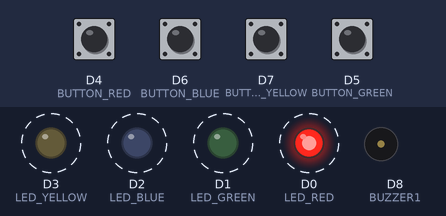
This sketch was run on a simulated ESP8266 (NodeMCU). On the bench: output pins drawn as LEDs (lit = HIGH), buzzer (waves = sounding). Dashed ring = blinking. The inputs (shaded band) are chosen by the test bench; at power-on: D4 (BUTTON_RED), D5 (BUTTON_GREEN), D6 (BUTTON_BLUE), D7 (BUTTON_YELLOW) HIGH. WiFi joins after 1.5 s; servers stay silent unless stated; random numbers use the default seed unless the sketch sets one; what the sketch prints to the serial monitor is not drawn.

Above: at 3.48 s.
3.5 s: D4 (BUTTON_RED) pulled LOW for 0.15 s
At 5.7 s:
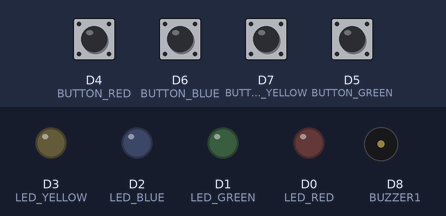
6.4 s: D7 (BUTTON_YELLOW) pulled LOW for 0.15 s
At 6.68 s:
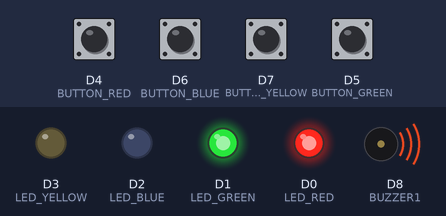
9.4 s: D6 (BUTTON_BLUE) pulled LOW for 0.15 s
At 11.7 s:
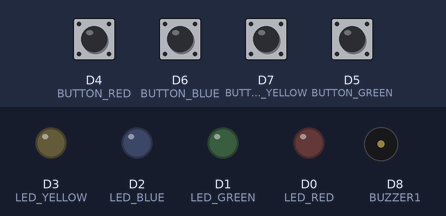
11.9 s: D5 (BUTTON_GREEN) pulled LOW for 1 s
At 13.29 s:
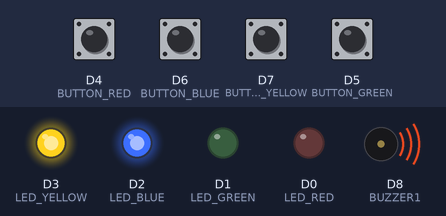
15.4 s: D5 (BUTTON_GREEN) pulled LOW for 0.15 s
At 16.77 s:
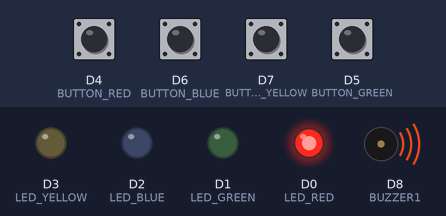
18.4 s: D4 (BUTTON_RED) pulled LOW for 1 s
At 19.2 s:
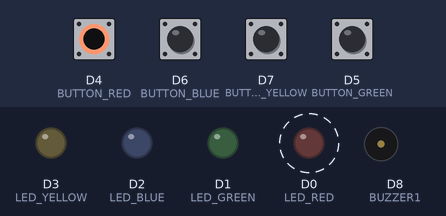
Timing chart, 0 to 22.4 s (numbered marks = the images above; inputs shaded):
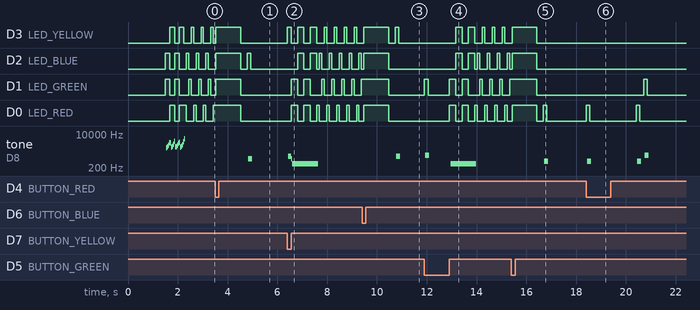

The sketch:

esp8266-simongame.ino
```cpp
#include "esp8266-simongame.h"
#include <ESP8266WiFi.h>
#include <ESP8266mDNS.h>
#include <WiFiUdp.h>
#include <ArduinoOTA.h>

#ifndef STASSID
#define STASSID "FRITZ!Box 7360 SL"
#define STAPSK  "3226285563773954"
#endif

const char* ssid = STASSID;
const char* password = STAPSK;

// Game state variables
byte gameMode = MODE_MEMORY; //By default, let's play the memory game
byte gameBoard[32]; //Contains the combination of buttons as we advance
byte gameRound = 0; //Counts the number of succesful rounds the player has made it through

void setup()
{
  Serial.begin(115200);
  Serial.println("Booting");
  WiFi.mode(WIFI_STA);
  WiFi.begin(ssid, password);
  while (WiFi.waitForConnectResult() != WL_CONNECTED) {
    Serial.println("Connection Failed! Rebooting...");
    delay(5000);
    ESP.restart();
  }

  // Port defaults to 8266
  ArduinoOTA.setPort(8266);

  // Hostname defaults to esp8266-[ChipID]
  ArduinoOTA.setHostname("Simon");

  // No authentication by default
  ArduinoOTA.setPassword("Oliver0103");

  ArduinoOTA.onStart([]() {
    String type;
    if (ArduinoOTA.getCommand() == U_FLASH) {
      type = "sketch";
    } else { // U_FS
      type = "filesystem";
    }

    // NOTE: if updating FS this would be the place to unmount FS using FS.end()
    Serial.println("Start updating " + type);
  });
  ArduinoOTA.onEnd([]() {
    Serial.println("\nEnd");
  });
  ArduinoOTA.onProgress([](unsigned int progress, unsigned int total) {
    Serial.printf("Progress: %u%%\r", (progress / (total / 100)));
  });
  ArduinoOTA.onError([](ota_error_t error) {
    Serial.printf("Error[%u]: ", error);
    if (error == OTA_AUTH_ERROR) {
      Serial.println("Auth Failed");
    } else if (error == OTA_BEGIN_ERROR) {
      Serial.println("Begin Failed");
    } else if (error == OTA_CONNECT_ERROR) {
      Serial.println("Connect Failed");
    } else if (error == OTA_RECEIVE_ERROR) {
      Serial.println("Receive Failed");
    } else if (error == OTA_END_ERROR) {
      Serial.println("End Failed");
    }
  });
  ArduinoOTA.begin();
  Serial.println("Ready");
  Serial.print("IP address: ");
  Serial.println(WiFi.localIP());


  //Setup hardware inputs/outputs. These pins are defined in the hardware_versions header file

  //Enable pull ups on inputs
  pinMode(BUTTON_RED, INPUT_PULLUP);
  pinMode(BUTTON_GREEN, INPUT_PULLUP);
  pinMode(BUTTON_BLUE, INPUT_PULLUP);
  pinMode(BUTTON_YELLOW, INPUT_PULLUP);

  pinMode(LED_RED, OUTPUT);
  pinMode(LED_GREEN, OUTPUT);
  pinMode(LED_BLUE, OUTPUT);
  pinMode(LED_YELLOW, OUTPUT);

  pinMode(BUZZER1, OUTPUT);
  pinMode(BUZZER2, OUTPUT);

  //Mode checking
  gameMode = MODE_MEMORY; // By default, we're going to play the memory game

  // Check to see if the lower right button is pressed
  if (checkButton() == CHOICE_YELLOW) play_beegees();

  // Check to see if upper right button is pressed
  if (checkButton() == CHOICE_GREEN)
  {
    gameMode = MODE_BATTLE; //Put game into battle mode

    //Turn on the upper right (green) LED
    setLEDs(CHOICE_GREEN);
    toner(CHOICE_GREEN, 150);

    setLEDs(CHOICE_RED | CHOICE_BLUE | CHOICE_YELLOW); // Turn on the other LEDs until you release button

    while(checkButton() != CHOICE_NONE) ; // Wait for user to stop pressing button

    //Now do nothing. Battle mode will be serviced in the main routine
  }
  play_winner(); // After setup is complete, say hello to the world
}

void loop()
{
  ArduinoOTA.handle();
  attractMode(); // Blink lights while waiting for user to press a button

  // Indicate the start of game play
  setLEDs(CHOICE_RED | CHOICE_GREEN | CHOICE_BLUE | CHOICE_YELLOW); // Turn all LEDs on
  delay(1000);
  setLEDs(CHOICE_OFF); // Turn off LEDs
  delay(250);

  if (gameMode == MODE_MEMORY)
  {
    // Play memory game and handle result
    if (play_memory() == true)
      play_beegees(); // Player won, play winner tones
    else
      play_loser(); // Player lost, play loser tones
  }

  if (gameMode == MODE_BATTLE)
  {
    play_battle(); // Play game until someone loses

    play_loser(); // Player lost, play loser tones
  }
}

//-=-=-=-=-=-=-=-=-=-=-=-=-=-=-=-=-=-=-=-=-=-=-=-=-=-=-=-=-=-=
//The following functions are related to game play only

// Play the regular memory game
// Returns 0 if player loses, or 1 if player wins
boolean play_memory(void)
{
  randomSeed(millis()); // Seed the random generator with random amount of millis()

  gameRound = 0; // Reset the game to the beginning

  while (gameRound < ROUNDS_TO_WIN)
  {
    add_to_moves(); // Add a button to the current moves, then play them back

    playMoves(); // Play back the current game board

    // Then require the player to repeat the sequence.
    for (byte currentMove = 0 ; currentMove < gameRound ; currentMove++)
    {
      byte choice = wait_for_button(); // See what button the user presses

      if (choice == 0) return false; // If wait timed out, player loses

      if (choice != gameBoard[currentMove]) return false; // If the choice is incorect, player loses
    }

    delay(1000); // Player was correct, delay before playing moves
  }

  return true; // Player made it through all the rounds to win!
}

// Play the special 2 player battle mode
// A player begins by pressing a button then handing it to the other player
// That player repeats the button and adds one, then passes back.
// This function returns when someone loses
boolean play_battle(void)
{
  gameRound = 0; // Reset the game frame back to one frame

  while (1) // Loop until someone fails
  {
    byte newButton = wait_for_button(); // Wait for user to input next move
    gameBoard[gameRound++] = newButton; // Add this new button to the game array

    // Then require the player to repeat the sequence.
    for (byte currentMove = 0 ; currentMove < gameRound ; currentMove++)
    {
      byte choice = wait_for_button();

      if (choice == 0) return false; // If wait timed out, player loses.

      if (choice != gameBoard[currentMove]) return false; // If the choice is incorect, player loses.
    }

    delay(100); // Give the user an extra 100ms to hand the game to the other player
  }

  return true; // We should never get here
}

// Plays the current contents of the game moves
void playMoves(void)
{
  for (byte currentMove = 0 ; currentMove < gameRound ; currentMove++)
  {
    toner(gameBoard[currentMove], 150);

    // Wait some amount of time between button playback
    // Shorten this to make game harder
    delay(150); // 150 works well. 75 gets fast.
  }
}

// Adds a new random button to the game sequence, by sampling the timer
void add_to_moves(void)
{
  byte newButton = random(0, 4); //min (included), max (exluded)

  // We have to convert this number, 0 to 3, to CHOICEs
  if(newButton == 0) newButton = CHOICE_RED;
  else if(newButton == 1) newButton = CHOICE_GREEN;
  else if(newButton == 2) newButton = CHOICE_BLUE;
  else if(newButton == 3) newButton = CHOICE_YELLOW;

  gameBoard[gameRound++] = newButton; // Add this new button to the game array
}

//-=-=-=-=-=-=-=-=-=-=-=-=-=-=-=-=-=-=-=-=-=-=-=-=-=-=-=-=-=-=
//The following functions control the hardware

// Lights a given LEDs
// Pass in a byte that is made up from CHOICE_RED, CHOICE_YELLOW, etc
void setLEDs(byte leds)
{
  if ((leds & CHOICE_RED) != 0)
    digitalWrite(LED_RED, HIGH);
  else
    digitalWrite(LED_RED, LOW);

  if ((leds & CHOICE_GREEN) != 0)
    digitalWrite(LED_GREEN, HIGH);
  else
    digitalWrite(LED_GREEN, LOW);

  if ((leds & CHOICE_BLUE) != 0)
    digitalWrite(LED_BLUE, HIGH);
  else
    digitalWrite(LED_BLUE, LOW);

  if ((leds & CHOICE_YELLOW) != 0)
    digitalWrite(LED_YELLOW, HIGH);
  else
    digitalWrite(LED_YELLOW, LOW);
}

// Wait for a button to be pressed.
// Returns one of LED colors (LED_RED, etc.) if successful, 0 if timed out
byte wait_for_button(void)
{
  long startTime = millis(); // Remember the time we started the this loop

  while ( (millis() - startTime) < ENTRY_TIME_LIMIT) // Loop until too much time has passed
  {
    byte button = checkButton();

    if (button != CHOICE_NONE)
    {
      toner(button, 150); // Play the button the user just pressed

      while(checkButton() != CHOICE_NONE) ;  // Now let's wait for user to release button

      delay(10); // This helps with debouncing and accidental double taps

      return button;
    }

  }

  return CHOICE_NONE; // If we get here, we've timed out!
}

// Returns a '1' bit in the position corresponding to CHOICE_RED, CHOICE_GREEN, etc.
byte checkButton(void)
{
  if (digitalRead(BUTTON_RED) == 0) return(CHOICE_RED);
  else if (digitalRead(BUTTON_GREEN) == 0) return(CHOICE_GREEN);
  else if (digitalRead(BUTTON_BLUE) == 0) return(CHOICE_BLUE);
  else if (digitalRead(BUTTON_YELLOW) == 0) return(CHOICE_YELLOW);

  return(CHOICE_NONE); // If no button is pressed, return none
}

// Light an LED and play tone
// Red, upper left:     440Hz - 2.272ms - 1.136ms pulse
// Green, upper right:  880Hz - 1.136ms - 0.568ms pulse
// Blue, lower left:    587.33Hz - 1.702ms - 0.851ms pulse
// Yellow, lower right: 784Hz - 1.276ms - 0.638ms pulse
void toner(byte which, int buzz_length_ms)
{
  setLEDs(which); //Turn on a given LED

  //Play the sound associated with the given LED
  switch(which)
  {
  case CHOICE_RED:
    buzz_sound(buzz_length_ms, 1136);
    break;
  case CHOICE_GREEN:
    buzz_sound(buzz_length_ms, 568);
    break;
  case CHOICE_BLUE:
    buzz_sound(buzz_length_ms, 851);
    break;
  case CHOICE_YELLOW:
    buzz_sound(buzz_length_ms, 638);
    break;
  }

  setLEDs(CHOICE_OFF); // Turn off all LEDs
}

// Toggle buzzer every buzz_delay_us, for a duration of buzz_length_ms.
void buzz_sound(int buzz_length_ms, int buzz_delay_us)
{
  // Convert total play time from milliseconds to microseconds
  long buzz_length_us = buzz_length_ms * (long)1000;

  // Loop until the remaining play time is less than a single buzz_delay_us
  while (buzz_length_us > (buzz_delay_us * 2))
  {
    buzz_length_us -= buzz_delay_us * 2; //Decrease the remaining play time

    // Toggle the buzzer at various speeds
    digitalWrite(BUZZER1, LOW);
    digitalWrite(BUZZER2, HIGH);
    delayMicroseconds(buzz_delay_us);

    digitalWrite(BUZZER1, HIGH);
    digitalWrite(BUZZER2, LOW);
    delayMicroseconds(buzz_delay_us);
  }
}

// Play the winner sound and lights
void play_winner(void)
{
  setLEDs(CHOICE_GREEN | CHOICE_BLUE);
  winner_sound();
  setLEDs(CHOICE_RED | CHOICE_YELLOW);
  winner_sound();
  setLEDs(CHOICE_GREEN | CHOICE_BLUE);
  winner_sound();
  setLEDs(CHOICE_RED | CHOICE_YELLOW);
  winner_sound();
}

// Play the winner sound
// This is just a unique (annoying) sound we came up with, there is no magic to it
void winner_sound(void)
{
  // Toggle the buzzer at various speeds
  for (byte x = 250 ; x > 70 ; x--)
  {
    for (byte y = 0 ; y < 3 ; y++)
    {
      digitalWrite(BUZZER2, HIGH);
      digitalWrite(BUZZER1, LOW);
      delayMicroseconds(x);

      digitalWrite(BUZZER2, LOW);
      digitalWrite(BUZZER1, HIGH);
      delayMicroseconds(x);
    }
  }
}

// Play the loser sound/lights
void play_loser(void)
{
  setLEDs(CHOICE_RED | CHOICE_GREEN);
  buzz_sound(255, 1500);

  setLEDs(CHOICE_BLUE | CHOICE_YELLOW);
  buzz_sound(255, 1500);

  setLEDs(CHOICE_RED | CHOICE_GREEN);
  buzz_sound(255, 1500);

  setLEDs(CHOICE_BLUE | CHOICE_YELLOW);
  buzz_sound(255, 1500);
}

// Show an "attract mode" display while waiting for user to press button.
void attractMode(void)
{
  while(1)
  {
    setLEDs(CHOICE_RED);
    delay(100);
    if (checkButton() != CHOICE_NONE) return;

    setLEDs(CHOICE_BLUE);
    delay(100);
    if (checkButton() != CHOICE_NONE) return;

    setLEDs(CHOICE_GREEN);
    delay(100);
    if (checkButton() != CHOICE_NONE) return;

    setLEDs(CHOICE_YELLOW);
    delay(100);
    if (checkButton() != CHOICE_NONE) return;
  }
}

//-=-=-=-=-=-=-=-=-=-=-=-=-=-=-=-=-=-=-=-=-=-=-=-=-=-=-=-=-=-=
// The following functions are related to Beegees Easter Egg only

// Notes in the melody. Each note is about an 1/8th note, "0"s are rests.
int melody[] = {
  NOTE_G4, NOTE_A4, 0, NOTE_C5, 0, 0, NOTE_G4, 0, 0, 0,
  NOTE_E4, 0, NOTE_D4, NOTE_E4, NOTE_G4, 0,
  NOTE_D4, NOTE_E4, 0, NOTE_G4, 0, 0,
  NOTE_D4, 0, NOTE_E4, 0, NOTE_G4, 0, NOTE_A4, 0, NOTE_C5, 0};

int noteDuration = 115; // This essentially sets the tempo, 115 is just about right for a disco groove :)
int LEDnumber = 0; // Keeps track of which LED we are on during the beegees loop

// Do nothing but play bad beegees music
// This function is activated when user holds bottom right button during power up
void play_beegees()
{
  //Turn on the bottom right (yellow) LED
  setLEDs(CHOICE_YELLOW);
  toner(CHOICE_YELLOW, 150);

  setLEDs(CHOICE_RED | CHOICE_GREEN | CHOICE_BLUE); // Turn on the other LEDs until you release button

  while(checkButton() != CHOICE_NONE) ; // Wait for user to stop pressing button

  setLEDs(CHOICE_NONE); // Turn off LEDs

  delay(1000); // Wait a second before playing song

  digitalWrite(BUZZER1, LOW); // setup the "BUZZER1" side of the buzzer to stay low, while we play the tone on the other pin.

  while(checkButton() == CHOICE_NONE) //Play song until you press a button
  {
    // iterate over the notes of the melody:
    for (int thisNote = 0; thisNote < 32; thisNote++) {
      changeLED();
      tone(BUZZER2, melody[thisNote],noteDuration);
      // to distinguish the notes, set a minimum time between them.
      // the note's duration + 30% seems to work well:
      int pauseBetweenNotes = noteDuration * 1.30;
      delay(pauseBetweenNotes);
      // stop the tone playing:
      noTone(BUZZER2);
    }
  }
}

// Each time this function is called the board moves to the next LED
void changeLED(void)
{
  setLEDs(1 << LEDnumber); // Change the LED

  LEDnumber++; // Goto the next LED
  if(LEDnumber > 3) LEDnumber = 0; // Wrap the counter if needed
}
```

esp8266-simongame.h
```cpp
/*************************************************
* Public Constants
*************************************************/
#define NOTE_B0 31
#define NOTE_C1 33
#define NOTE_CS1 35
#define NOTE_D1 37
#define NOTE_DS1 39
#define NOTE_E1 41
#define NOTE_F1 44
#define NOTE_FS1 46
#define NOTE_G1 49
#define NOTE_GS1 52
#define NOTE_A1 55
#define NOTE_AS1 58
#define NOTE_B1 62
#define NOTE_C2 65
#define NOTE_CS2 69
#define NOTE_D2 73
#define NOTE_DS2 78
#define NOTE_E2 82
#define NOTE_F2 87
#define NOTE_FS2 93
#define NOTE_G2 98
#define NOTE_GS2 104
#define NOTE_A2 110
#define NOTE_AS2 117
#define NOTE_B2 123
#define NOTE_C3 131
#define NOTE_CS3 139
#define NOTE_D3 147
#define NOTE_DS3 156
#define NOTE_E3 165
#define NOTE_F3 175
#define NOTE_FS3 185
#define NOTE_G3 196
#define NOTE_GS3 208
#define NOTE_A3 220
#define NOTE_AS3 233
#define NOTE_B3 247
#define NOTE_C4 262
#define NOTE_CS4 277
#define NOTE_D4 294
#define NOTE_DS4 311
#define NOTE_E4 330
#define NOTE_F4 349
#define NOTE_FS4 370
#define NOTE_G4 392
#define NOTE_GS4 415
#define NOTE_A4 440
#define NOTE_AS4 466
#define NOTE_B4 494
#define NOTE_C5 523
#define NOTE_CS5 554
#define NOTE_D5 587
#define NOTE_DS5 622
#define NOTE_E5 659
#define NOTE_F5 698
#define NOTE_FS5 740
#define NOTE_G5 784
#define NOTE_GS5 831
#define NOTE_A5 880
#define NOTE_AS5 932
#define NOTE_B5 988
#define NOTE_C6 1047
#define NOTE_CS6 1109
#define NOTE_D6 1175
#define NOTE_DS6 1245
#define NOTE_E6 1319
#define NOTE_F6 1397
#define NOTE_FS6 1480
#define NOTE_G6 1568
#define NOTE_GS6 1661
#define NOTE_A6 1760
#define NOTE_AS6 1865
#define NOTE_B6 1976
#define NOTE_C7 2093
#define NOTE_CS7 2217
#define NOTE_D7 2349
#define NOTE_DS7 2489
#define NOTE_E7 2637
#define NOTE_F7 2794
#define NOTE_FS7 2960
#define NOTE_G7 3136
#define NOTE_GS7 3322
#define NOTE_A7 3520
#define NOTE_AS7 3729
#define NOTE_B7 3951
#define NOTE_C8 4186
#define NOTE_CS8 4435
#define NOTE_D8 4699
#define NOTE_DS8 4978

#define CHOICE_OFF      0 //Used to control LEDs
#define CHOICE_NONE     0 //Used to check buttons
#define CHOICE_RED  (1 << 0)
#define CHOICE_GREEN    (1 << 1)
#define CHOICE_BLUE (1 << 2)
#define CHOICE_YELLOW   (1 << 3)

#define LED_RED     D0
#define LED_GREEN   D1
#define LED_BLUE    D2
#define LED_YELLOW  D3

// Button pin definitions
#define BUTTON_RED    D4
#define BUTTON_GREEN  D5
#define BUTTON_BLUE   D6
#define BUTTON_YELLOW D7

// Buzzer pin definitions
#define BUZZER1  D8
#define BUZZER2  D8


// Define game parameters
#define ROUNDS_TO_WIN      5 //Number of rounds to succesfully remember before you win. 13 is do-able.
#define ENTRY_TIME_LIMIT   10000 //Amount of time to press a button before game times out. 3000ms = 3 sec

#define MODE_MEMORY  0
#define MODE_BATTLE  1
#define MODE_BEEGEES 2
```

Measured:
- after the input at 3.5 s, tone on D8 (BUZZER1): silent → 582 Hz after 1.3 s, → silent 0.16 s later
- after the input at 6.4 s, D3 (LED_YELLOW): LOW → HIGH at once, then repeats every 0.52 s: LOW 0.26 s, HIGH 0.25 s; D2 (LED_BLUE): goes HIGH 0.25 s, LOW 0.25 s, HIGH 0.25 s, LOW 0.10 s, 4 × (HIGH 0.10 s, LOW 0.30 s), HIGH 0.10 s, then LOW, starting after 0.41 s
- after the input at 9.4 s, tone on D8 (BUZZER1): silent → 774 Hz after 1.4 s, → silent 0.16 s later
- after the input at 11.9 s, D3 (LED_YELLOW): goes HIGH 0.25 s, LOW 0.25 s, HIGH 0.25 s, 3 × (LOW 0.30 s, HIGH 0.10 s), then LOW, starting after 1.3 s; D2 (LED_BLUE): goes HIGH 0.25 s, LOW 0.25 s, HIGH 0.25 s, LOW 0.10 s, 3 × (HIGH 0.10 s, LOW 0.30 s), HIGH 0.10 s, then LOW, starting after 1.3 s
- after the input at 15.4 s, tone on D8 (BUZZER1): silent → 437 Hz after 1.3 s, → silent 0.16 s later
- after the input at 18.4 s, D1 (LED_GREEN): LOW → HIGH after 2.3 s, → LOW 0.15 s later; D0 (LED_RED): alternates HIGH for 0.15 s and LOW for 1.9 s, starting at once; tone on D8 (BUZZER1): plays 437 Hz for 0.16 s, 437 Hz for 0.16 s, 868 Hz for 0.16 s, starting at once
- by itself, tone on D8 (BUZZER1): plays 2046 Hz for 0.04 s, 2323 Hz for 0.04 s, 2757 Hz for 0.04 s, 3597 Hz for 0.08 s, 2158 Hz for 0.04 s, 2492 Hz for 0.04 s … (17 notes in this stretch)
